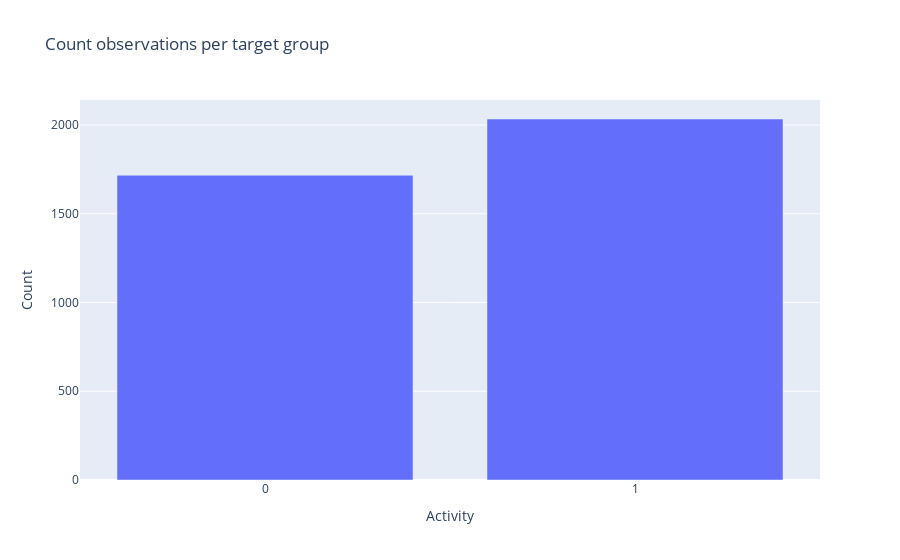

Notebook cell for this chart:
### Code cell
activity_count_df = df.groupby('Activity', as_index=False)['D1'].count().rename(columns={'D1': 'Count'})
fig = px.bar(
    activity_count_df, x='Activity', y='Count',
    title='Count observations per target group',
).update_xaxes(
    tickvals=[0, 1]
)
fig.show()

### Figure 1 — Plotly figure (JSON) as saved in the notebook; plotly's stock layout.template omitted (floating-point values rounded to 4 significant figures)
{"data": [{"alignmentgroup": "True", "hovertemplate": "Activity=%{x}<br>Count=%{y}<extra></extra>", "legendgroup": "", "marker": {"color": "#636efa", "pattern": {"shape": ""}}, "name": "", "offsetgroup": "", "orientation": "v", "showlegend": false, "textposition": "auto", "type": "bar", "x": [0, 1], "xaxis": "x", "y": [1717, 2034], "yaxis": "y"}], "layout": {"barmode": "relative", "legend": {"tracegroupgap": 0}, "title": {"text": "Count observations per target group"}, "xaxis": {"anchor": "y", "domain": [0, 1], "tickvals": [0, 1], "title": {"text": "Activity"}}, "yaxis": {"anchor": "x", "domain": [0, 1], "title": {"text": "Count"}}}}
